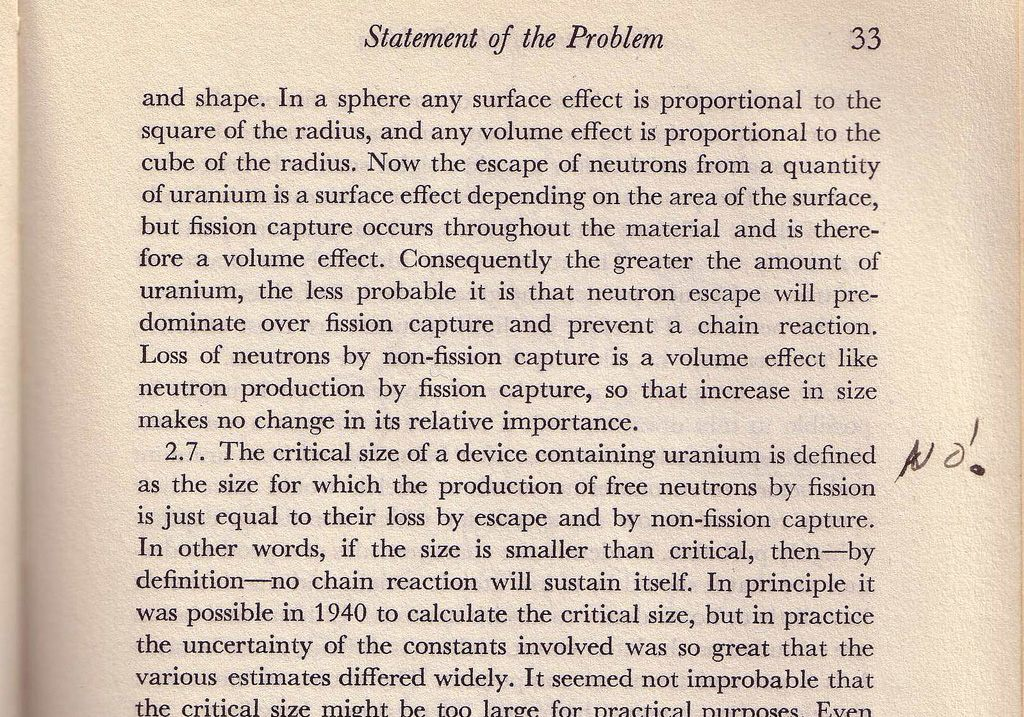
#> input picture book1.jpg, 1024 x 717 px
$ python E9_Detect_Text.py
#> lines starting #> are read from the running program, lines starting #| are printed output that depends on the picture; after the words box and inside, x2 and y2 are one past the last pixel; in counts of white or black regions, pixels touching at a corner belong together
import cv2
import numpy as np

img=cv2.imread('book1.jpg')
#> img is the input picture: shape (717, 1024, 3); mean B, G, R 182.5, 196.6, 212.3
gray = cv2.cvtColor(img,cv2.COLOR_BGR2GRAY)
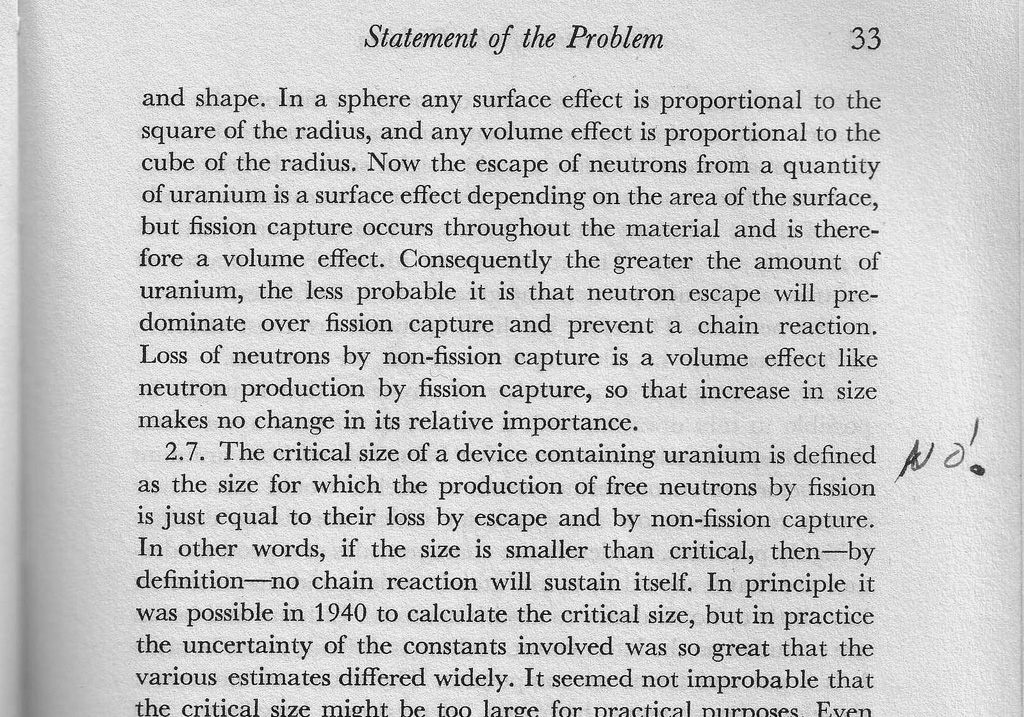
#> gray: shape (717, 1024); min 1, max 254, mean 199.7
ret , threshold = cv2.threshold(gray,30,255,cv2.THRESH_BINARY)
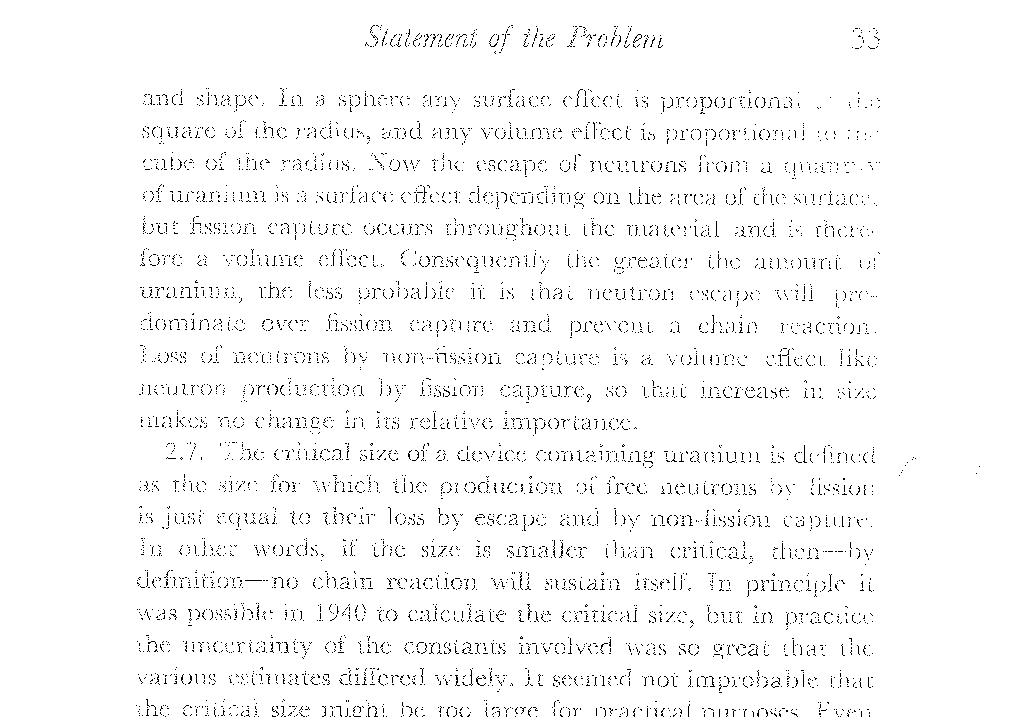
#> threshold: shape (717, 1024); 97.1% white; black in thin lines or dots, all inside (x1, y1, x2, y2) = (136, 25, 980, 717)
th = cv2.adaptiveThreshold(gray,255,cv2.ADAPTIVE_THRESH_GAUSSIAN_C,cv2.THRESH_BINARY,115,1)
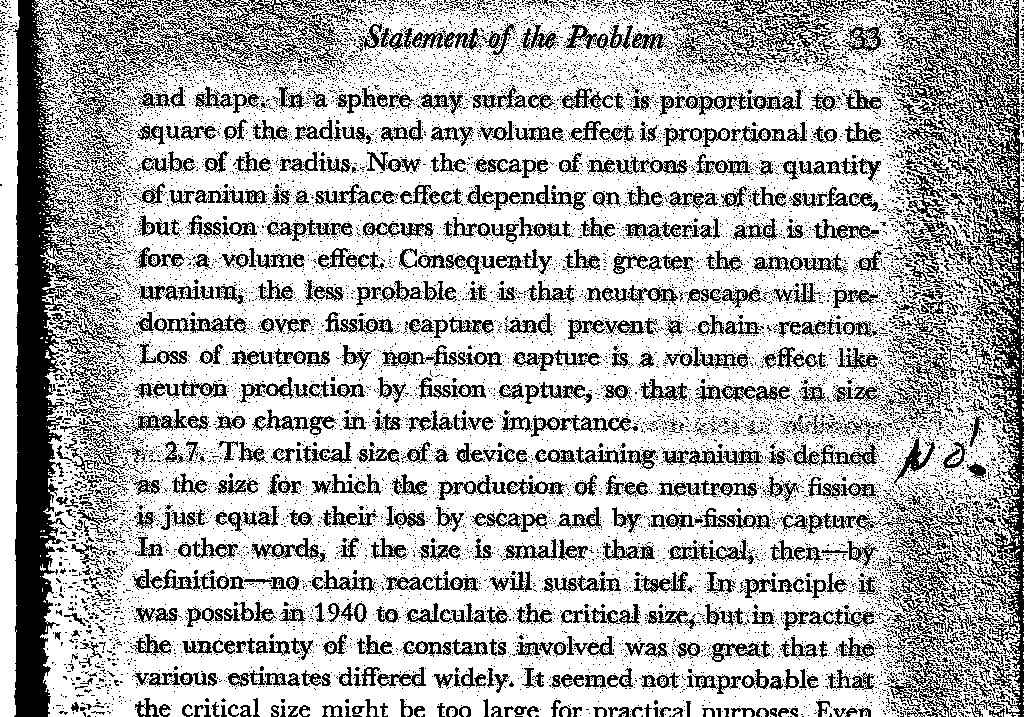
#> th: shape (717, 1024); 71.5% white; 15219 black regions (14187 under 20 px), largest, box (x1, y1, x2, y2) and area: (13, 0, 90, 717) 24084, (886, 0, 1024, 717) 18184, (55, 0, 336, 143) 8198


cv2.imshow('page1',img)
cv2.imshow('page2',threshold)
cv2.imshow('page3',th)

cv2.waitKey(0)
cv2.destroyAllWindows()
